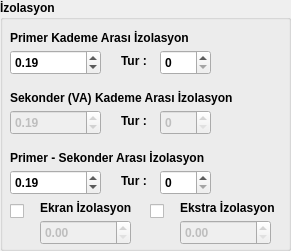
     <widget class="QGroupBox" name="groupBox_17">
      <property name="geometry">
       <rect>
        <x>0</x>
        <y>160</y>
        <width>291</width>
        <height>251</height>
       </rect>
      </property>
      <property name="font">
       <font>
        <weight>75</weight>
        <bold>true</bold>
       </font>
      </property>
      <property name="title">
       <string>İzolasyon</string>
      </property>
      <widget class="QDoubleSpinBox" name="doubleSpinBox_primer_izo_deg">
       <property name="geometry">
        <rect>
         <x>10</x>
         <y>50</y>
         <width>91</width>
         <height>25</height>
        </rect>
       </property>
       <property name="value">
        <double>0.190000000000000</double>
       </property>
      </widget>
      <widget class="QLabel" name="label_78">
       <property name="geometry">
        <rect>
         <x>10</x>
         <y>30</y>
         <width>211</width>
         <height>16</height>
        </rect>
       </property>
       <property name="text">
        <string>Primer Kademe Arası İzolasyon</string>
       </property>
      </widget>
      <widget class="QDoubleSpinBox" name="doubleSpinBox_sekonder_izo_deg">
       <property name="enabled">
        <bool>false</bool>
       </property>
       <property name="geometry">
        <rect>
         <x>10</x>
         <y>110</y>
         <width>91</width>
         <height>25</height>
        </rect>
       </property>
       <property name="value">
        <double>0.190000000000000</double>
       </property>
      </widget>
      <widget class="QLabel" name="label_79">
       <property name="geometry">
        <rect>
         <x>10</x>
         <y>90</y>
         <width>261</width>
         <height>16</height>
        </rect>
       </property>
       <property name="text">
        <string>Sekonder (VA) Kademe Arası İzolasyon</string>
       </property>
      </widget>
      <widget class="QDoubleSpinBox" name="doubleSpinBox_pri_sek_izo_deg">
       <property name="enabled">
        <bool>true</bool>
       </property>
       <property name="geometry">
        <rect>
         <x>10</x>
         <y>170</y>
         <width>91</width>
         <height>25</height>
        </rect>
       </property>
       <property name="value">
        <double>0.190000000000000</double>
       </property>
      </widget>
      <widget class="QLabel" name="label_80">
       <property name="geometry">
        <rect>
         <x>10</x>
         <y>150</y>
         <width>291</width>
         <height>16</height>
        </rect>
       </property>
       <property name="text">
        <string>Primer - Sekonder Arası İzolasyon</string>
       </property>
      </widget>
      <widget class="QLabel" name="label_81">
       <property name="geometry">
        <rect>
         <x>40</x>
         <y>200</y>
         <width>111</width>
         <height>16</height>
        </rect>
       </property>
       <property name="text">
        <string>Ekran İzolasyon</string>
       </property>
      </widget>
      <widget class="QDoubleSpinBox" name="doubleSpinBox_ekran_izo_deg">
       <property name="enabled">
        <bool>false</bool>
       </property>
       <property name="geometry">
        <rect>
         <x>40</x>
         <y>220</y>
         <width>91</width>
         <height>25</height>
        </rect>
       </property>
       <property name="value">
        <double>0.000000000000000</double>
       </property>
      </widget>
      <widget class="QDoubleSpinBox" name="doubleSpinBox_ekstra_izo_deg">
       <property name="enabled">
        <bool>false</bool>
       </property>
       <property name="geometry">
        <rect>
         <x>180</x>
         <y>220</y>
         <width>91</width>
         <height>25</height>
        </rect>
       </property>
       <property name="value">
        <double>0.000000000000000</double>
       </property>
      </widget>
      <widget class="QLabel" name="label_82">
       <property name="geometry">
        <rect>
         <x>180</x>
         <y>200</y>
         <width>111</width>
         <height>16</height>
        </rect>
       </property>
       <property name="text">
        <string>Ekstra İzolasyon</string>
       </property>
      </widget>
      <widget class="QDoubleSpinBox" name="doubleSpinBox_primer_izo_tur">
       <property name="geometry">
        <rect>
         <x>160</x>
         <y>50</y>
         <width>51</width>
         <height>25</height>
        </rect>
       </property>
       <property name="decimals">
        <number>0</number>
       </property>
      </widget>
      <widget class="QLabel" name="label_83">
       <property name="geometry">
        <rect>
         <x>121</x>
         <y>53</y>
         <width>31</width>
         <height>16</height>
        </rect>
       </property>
       <property name="text">
        <string>Tur : </string>
       </property>
      </widget>
      <widget class="QDoubleSpinBox" name="doubleSpinBox_sekonder_izo_tur">
       <property name="enabled">
        <bool>false</bool>
       </property>
       <property name="geometry">
        <rect>
         <x>160</x>
         <y>110</y>
         <width>51</width>
         <height>25</height>
        </rect>
       </property>
       <property name="decimals">
        <number>0</number>
       </property>
      </widget>
      <widget class="QLabel" name="label_114">
       <property name="geometry">
        <rect>
         <x>121</x>
         <y>113</y>
         <width>31</width>
         <height>16</height>
        </rect>
       </property>
       <property name="text">
        <string>Tur : </string>
       </property>
      </widget>
      <widget class="QDoubleSpinBox" name="doubleSpinBox_pri_sek_izo_tur">
       <property name="enabled">
        <bool>true</bool>
       </property>
       <property name="geometry">
        <rect>
         <x>160</x>
         <y>170</y>
         <width>51</width>
         <height>25</height>
        </rect>
       </property>
       <property name="decimals">
        <number>0</number>
       </property>
      </widget>
      <widget class="QLabel" name="label_166">
       <property name="geometry">
        <rect>
         <x>121</x>
         <y>173</y>
         <width>31</width>
         <height>16</height>
        </rect>
       </property>
       <property name="text">
        <string>Tur : </string>
       </property>
      </widget>
      <widget class="QCheckBox" name="checkBox_ekran_sec">
       <property name="geometry">
        <rect>
         <x>10</x>
         <y>200</y>
         <width>31</width>
         <height>22</height>
        </rect>
       </property>
       <property name="text">
        <string/>
       </property>
      </widget>
      <widget class="QCheckBox" name="checkBox_ekstra">
       <property name="geometry">
        <rect>
         <x>150</x>
         <y>200</y>
         <width>31</width>
         <height>22</height>
        </rect>
       </property>
       <property name="text">
        <string/>
       </property>
      </widget>
     </widget>
